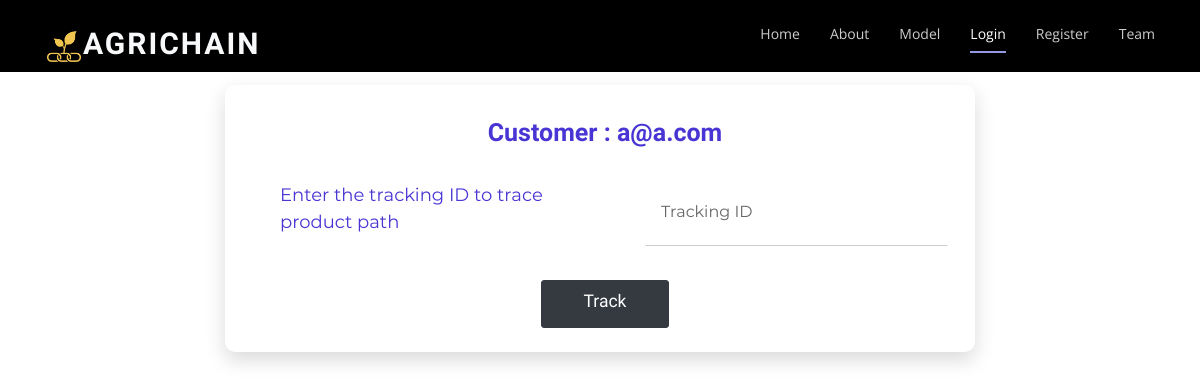
Before: /customer (signed in) with the older database file.
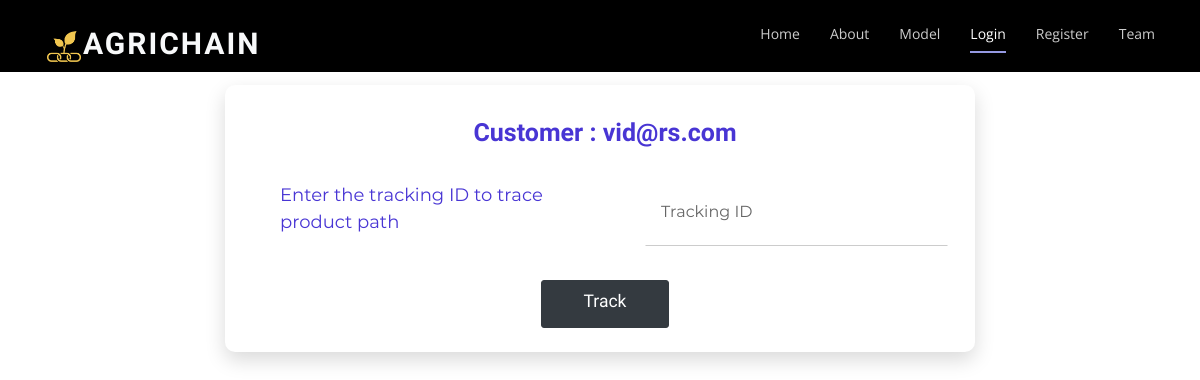
After: the same page with the newer database file.
### flaskapp/models.py (models this page shows, shortened)
class User(UserMixin, db.Model):
    id = db.Column(db.Integer, primary_key=True)
    email = db.Column(db.String(120), index=True, unique=True)
    address = db.Column(db.String(120), index=True, unique=True)
    password_hash = db.Column(db.String(128))
    role = db.Column(db.String(128))

### flaskapp/commonRoutes.py (the view)
@mod_common.route("/customer")
@login_required
def customer():
    return render_template('customer.html')

### flaskapp/retailerRoutes.py (called while the page is built)
@login_manager.user_loader
def load_user(user_id):
    return User.query.get(int(user_id))

### flaskapp/templates/customer.html
<!DOCTYPE html>
<html lang="en">
    <head>
        {% include "headerlinks.html" %}
    </head>
    <header id="header" class="fixed-top">
        <div class="container d-flex">
            <div class="logo mr-auto">
                <h1 class="text-light"><a href="home">
                  <a href="home"><img src="static/img/logo.png" alt="" class="img-fluid"></a>Agrichain
                </a></h1>
              </div>
          <nav class="nav-menu d-none d-lg-block">
            <ul>
              <li><a href="home">Home</a></li>
              <li><a href="/#about">About</a></li>
              <li><a href="/#steps">Model</a></li>
              <li class="active"><a href="login">Login</a></li>
              <li><a href="chooseRole">Register</a></li>
              <li><a href="/#team">Team</a></li>
            </ul>
          </nav>
        </div>
    </header>
    <body class="form-v10">
        <div class="page-content">
            <div class="form-v10-content" style=width:750px; >
                <form class="form-detail" action="" method="POST" id="myform">
                    <div class="form-left">
                            <h2 style="text-align: center;"><b>Customer : {{current_user.email}}</b></h2>
                        <div class="form-group">
                            <div class="form-row form-row-1">
                                <p style="font-size: large;">Enter the tracking ID to trace product path</p>
                            </div>
							<div class="form-row form-row-1">
								<input type="text" id="t_id" name="t_id" class="input-text" placeholder="Tracking ID " required>
                            </div>
                        </div>
                    <div class="form-row ">
                        <div class="col-md-12 text-center">
                            <button type="button submit" class="btn btn-dark btn-lg" style="padding: 10px; width: 20%;"><h3>Track</h3></button>
                        </div>
                    </div>
                </form>
            </div>
        </div>
    </body>
</html>

### flaskapp/templates/headerlinks.html (shortened to what this page needs)
        <link rel="stylesheet" href="https://maxcdn.bootstrapcdn.com/bootstrap/4.0.0/css/bootstrap.min.css"
>
        <link href="https://use.fontawesome.com/releases/v5.0.6/css/all.css" rel="stylesheet">
        <link rel="stylesheet" type="text/css" href="../static/css/montserrat-font.css">
        <link rel="stylesheet" type="text/css" href="../static/fonts/material-design-iconic-font/css/material-design-iconic-font.min.css">
        <link rel="stylesheet" href="../static/css/index.css" />
        <link rel="stylesheet" href="https://maxcdn.bootstrapcdn.com/bootstrap/3.4.1/css/bootstrap.min.css">
        <link href="../static/vendor/bootstrap/css/bootstrap.min.css" rel="stylesheet">
        <link href="../static/vendor/icofont/icofont.min.css" rel="stylesheet">
        <link href="../static/vendor/boxicons/css/boxicons.min.css" rel="stylesheet">
        <link href="../static/vendor/owl.carousel/assets/owl.carousel.min.css" rel="stylesheet">
        <link href="../static/vendor/venobox/venobox.css" rel="stylesheet">
        <link href="../static/vendor/aos/aos.css" rel="stylesheet">
        <link href="../static/css/style.css" rel="stylesheet">
        <link href="../static/css/sidebarCombined.css" rel="stylesheet">

### flaskapp/static/css/index.css (style rules this page uses)
body { background: url("../img/hero-bg.jpg") center center; background-repeat: cover; */ }
.page-content { width: 100%; margin: 0 auto; display: flex; display: -webkit-flex; justify-content: center; -o-justify-content: center; -ms-justify-content: center; -moz-justify-content: center; -webkit-justify-content: center; align-items: center; -o-align-items: center; -ms-align-items: center; -moz-align-items: center; -webkit-align-items: center; }
.form-v10-content { background: #fff; width: 900px; border-radius: 10px; -o-border-radius: 10px; -ms-border-radius: 10px; -moz-border-radius: 10px; -webkit-border-radius: 10px; box-shadow: 0px 8px 20px 0px rgba(0, 0, 0, 0.15); -o-box-shadow: 0px 8px 20px 0px rgba(0, 0, 0, 0.15); -ms-box-shadow: 0px 8px 20px 0px rgba(0, 0, 0, 0.15); -moz-box-shadow: 0px 8px 20px 0px rgba(0, 0, 0, 0.15); -webkit-box-shadow: 0px 8px 20px 0px rgba(0, 0, 0, 0.15); margin: 95px 0; position: relative; font-family: 'Montserrat', sans-serif; }
.form-v10-content .form-detail { position: relative; width: 100%; display: flex; display: -webkit-flex; }
.form-v10-content .form-detail h2 { font-weight: 500; font-size: 25px; margin-bottom: 34px; padding: 33px 50px 0px 60px; }
.form-v10-content .form-detail .form-left { border-top-left-radius: 10px; border-bottom-left-radius: 10px; width: 100%; }
.form-v10-content .form-detail .form-left { width: 100%; color: #4835d4; border-top-right-radius: 10px; border-bottom-right-radius: 10px; }
.form-v10-content .form-detail .form-group { display: flex; display: -webkit-flex; }
.form-v10-content .form-detail .form-row { position: relative; margin-bottom: 24px; padding-left: 60px; padding-right: 50px; }
.form-v10-content .form-detail .form-left .form-group .form-row.form-row-1 { width: 50%; padding: 0 12px 0 60px; }
.form-v10-content .form-detail select, .form-v10-content .form-detail input { width: 100%; padding: 11.5px 15px 15px 15px; border: 1px solid transparent; background: transparent; appearance: unset; -moz-appearance: unset; -webkit-appearance: unset; -o-appearance: unset; -ms-appearance: unset; outline: none; -moz-outline: none; -webkit-outline: none; -o-outline: none; -ms-outline: none; font-family: 'Montserrat', sans-serif; font-size: 16px; box-sizing: border-box; -moz-box-sizing: border-box; -webkit-box-sizing: border-box; -o-box-sizing: border-box; -ms-box-sizing: border-box; }
.form-v10-content .form-detail .form-left input { color: #000; }
.form-v10-content .form-detail .form-left input, .form-v10-content .form-detail .form-left select { border-bottom: 1px solid #ccc; }
@media screen and (max-width: 1200px) { .form-v10-content { margin: 85px 10px; max-width: 100%; width: calc(100%, - 30px); } }

### flaskapp/static/css/style.css (style rules this page uses)
body { font-family: "Open Sans", sans-serif; color: #444444; }
a { color: rgb(139, 198, 236); }
h1, h2, h3, h4, h5, h6 { font-family: "Raleway", sans-serif; }
#header { height: 72px; transition: all 0.5s; z-index: 997; transition: all 0.5s; padding: 15px 0; background: #000; }
#header .logo h1 { font-size: 30px; margin: 0; padding: 10px 0; line-height: 1.25; font-weight: 700; letter-spacing: 2px; text-transform: uppercase; }
#header .logo h1 a, #header .logo h1 a:hover { color: #fff; text-decoration: none; }
#header .logo img { padding: 2px; margin: 0; max-height: 35px; }
.nav-menu, .nav-menu * { margin: 0; padding: 0; list-style: none; }
.nav-menu>ul>li { position: relative; white-space: nowrap; float: left; }
.nav-menu a { display: block; position: relative; color: rgba(255, 255, 255, 0.8); padding: 8px 0 12px 0; transition: 0.3s; font-size: 14px; font-family: "Open Sans", sans-serif; }
.nav-menu>ul>li+li { margin-left: 30px; }
.nav-menu>ul>li>a:before { content: ""; position: absolute; width: 100%; height: 2px; bottom: 3px; left: 0; background-color: rgb(149, 153, 226); visibility: hidden; width: 0px; transition: all 0.3s ease-in-out 0s; }
.nav-menu a:hover:before, .nav-menu li:hover>a:before, .nav-menu .active>a:before { visibility: visible; width: 100%; }
.nav-menu a:hover, .nav-menu .active>a, .nav-menu li:hover>a { color: #fff; }

### flaskapp/static/css/sidebarCombined.css (style rules this page uses)
body { font-size: 1.5rem; }

Changed rows visible on the page:
changed User: email "a@a.com" → "vid@rs.com"
